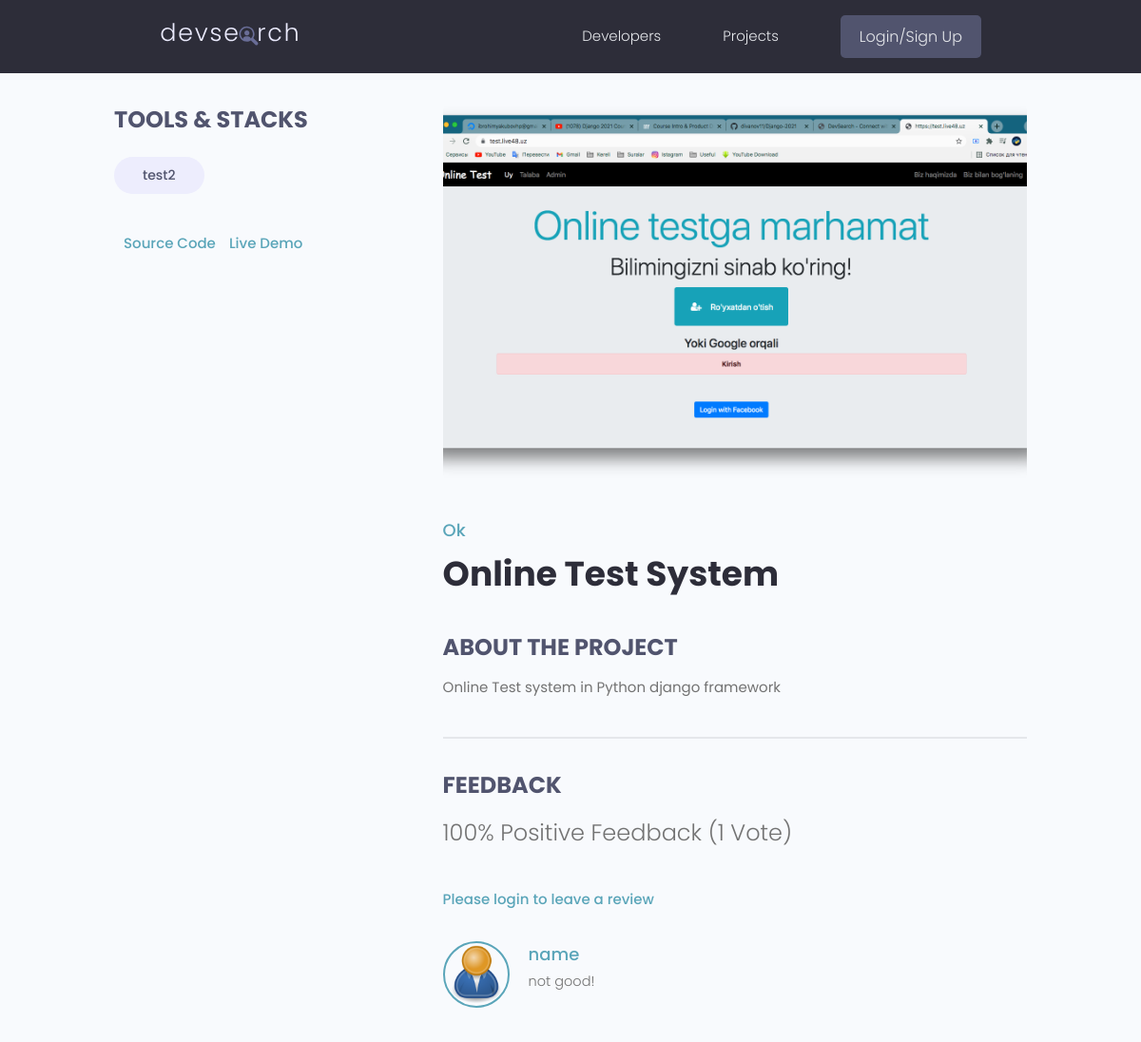
The page /projects/project/e4129fa3a035487d9135a27043d420ec/ on the database its author committed.
### projects/models.py (models this page shows, shortened)
class Tag(models.Model):
    name = models.CharField(max_length=200)
    created = models.DateTimeField(auto_now_add=True)
    id = models.UUIDField(default=uuid.uuid4, unique=True,
                          primary_key=True, editable=False)
    def __str__(self):
        return self.name

class Project(models.Model):
    owner = models.ForeignKey(
        Profile, null=True, blank=True, on_delete=models.CASCADE)
    title = models.CharField(max_length=200)
    description = models.TextField(null=True, blank=True)
    featured_image = models.ImageField(
        null=True, blank=True, default="default.jpg")
    demo_link = models.CharField(max_length=2000, null=True, blank=True)
    source_link = models.CharField(max_length=2000, null=True, blank=True)
    tags = models.ManyToManyField('Tag', blank=True)
    vote_total = models.IntegerField(default=0, null=True, blank=True)
    vote_ratio = models.IntegerField(default=0, null=True, blank=True)
    created = models.DateTimeField(auto_now_add=True)
    id = models.UUIDField(default=uuid.uuid4, unique=True,
                          primary_key=True, editable=False)
    class Meta:
        ordering = ['-vote_ratio', '-vote_total', 'title']
    @property
    def imageURL(self):
        try:
            url = self.featured_image.url
        except:
            url = ''
        return url
    @property
    def reviewers(self):
        queryset = self.review_set.all().values_list('owner__id', flat=True)
        return queryset

class Review(models.Model):
    VOTE_TYPE = (
        ('up', 'Up Vote'),
        ('down', 'Down Vote'),
    )
    owner = models.ForeignKey(Profile, on_delete=models.CASCADE, null=True)
    project = models.ForeignKey(Project, on_delete=models.CASCADE)
    body = models.TextField(null=True, blank=True)
    value = models.CharField(max_length=200, choices=VOTE_TYPE)
    created = models.DateTimeField(auto_now_add=True)
    id = models.UUIDField(default=uuid.uuid4, unique=True,
                          primary_key=True, editable=False)
    class Meta:
        unique_together = [['owner', 'project']]

### users/models.py (models this page shows, shortened)
class Profile(models.Model):
    user = models.OneToOneField(
        User, on_delete=models.CASCADE, null=True, blank=True)
    name = models.CharField(max_length=200, blank=True, null=True)
    email = models.EmailField(max_length=500, blank=True, null=True)
    username = models.CharField(max_length=200, blank=True, null=True)
    location = models.CharField(max_length=200, blank=True, null=True)
    short_intro = models.CharField(max_length=200, blank=True, null=True)
    bio = models.TextField(blank=True, null=True)
    profile_image = models.ImageField(
        null=True, blank=True, upload_to='profiles/', default="profiles/user-default.png")
    social_github = models.CharField(max_length=200, blank=True, null=True)
    social_twitter = models.CharField(max_length=200, blank=True, null=True)
    social_linkedin = models.CharField(max_length=200, blank=True, null=True)
    social_youtube = models.CharField(max_length=200, blank=True, null=True)
    social_website = models.CharField(max_length=200, blank=True, null=True)
    created = models.DateTimeField(auto_now_add=True)
    id = models.UUIDField(default=uuid.uuid4, unique=True,
                          primary_key=True, editable=False)
    class Meta:
        ordering = ['created']

### projects/views.py (the view, shortened to what this page needs)
# urls.py: path('project/<str:pk>/', views.project, name="project"),
def project(request, pk):
    projectObj = Project.objects.get(id=pk)
    form = ReviewForm()
    return render(request, 'projects/single-project.html', {'project': projectObj, 'form': form})

### projects/templates/projects/single-project.html (shortened to what this page needs)
{% extends 'main.html' %}
{% block content %}
<main class="singleProject my-md">
    <div class="container">
        <div class="layout">
            <div class="column column--1of3">
                <h3 class="singleProject__subtitle">Tools & Stacks</h3>
                <div class="singleProject__toolStack">
                    {% for tag in project.tags.all %}
                    <span class="tag tag--pill tag--sub tag--lg">
                        <small>{{tag}}</small>
                    </span>
                    {% endfor %}
                </div>
                {% if project.source_link %}
                <a class="singleProject__liveLink" href="{{project.source_link}}" target="_blank">Source
                    Code
                </a>
                {% endif %}
                {% if project.demo_link %}
                <a class="singleProject__liveLink" href="{{project.source_link}}" target="_blank">Live Demo
                </a>
                {% endif %}
            </div>
            <div class="column column--2of3">
                <img class="singleProject__preview" src="{{ project.imageURL }}" alt="portfolio thumbnail" />
                <a href="{% url 'user-profile' project.owner.id  %}"
                    class="singleProject__developer">{{project.owner.name}}</a>
                <h2 class="singleProject__title">{{project.title}}</h2>
                <h3 class="singleProject__subtitle">About the Project</h3>
                <div class="singleProject__info">
                    {{project.description}}
                </div>
                <div class="comments">
                    <h3 class="singleProject__subtitle">Feedback</h3>
                    <h5 class="project--rating">
                        {{project.vote_ratio}}% Positive Feedback ({{project.vote_total}}
                        Vote{{project.vote_total|pluralize:"s"}})
                    </h5>
                    {% if request.user.profile.id in project.reviewers %}
                    <p>You have already submitted your review for this project</p>
                    {% elif request.user.profile == project.owner %}
                    <p>You cannot review your own work</p>
                    {% else %}
                    <a href="{% url 'login' %}?next={{request.path}}">Please login to leave a review</a>
                    {% endif %}
                    <div class="commentList">
                        {% for review in project.review_set.all %}
                        {% if review.body %}
                        <div class="comment">
                            <a href="{% url 'user-profile' review.owner.id  %}">
                                <img class="avatar avatar--md" src="{{review.owner.profile_image.url}}" alt="user" />
                            </a>
                            <div class="comment__details">
                                <a href="{% url 'user-profile' review.owner.id  %}"
                                    class="comment__author">{{review.owner.name}}</a>
                                <p class="comment__info">{{review.body|linebreaksbr}}</p>
                            </div>
                        </div>
                        {% endif %}
                        {% endfor %}
                    </div>
                </div>
            </div>
        </div>
    </div>
</main>
{% endblock %}

### static/styles/app.css (style rules this page uses)
:root { --color-sub: #2d2d39; }
img { width: 100%; }
.singleProject .column--1of3 { order: 2; }
@media screen and (min-width: 1081px) { .singleProject .column--1of3 { order: 1; } }
@media screen and (min-width: 1081px) { .singleProject .column--2of3 { order: 2; } }
.singleProject__toolStack { margin-top: 2rem; margin-bottom: 4rem; }
.singleProject__liveLink { font-weight: 500; transition: all 0.3s ease-in-out; border-bottom: 2px solid transparent; }
.singleProject__preview { height: 50vh; object-fit: cover; object-position: top center; margin-bottom: 3rem; border-radius: 0.7rem; }
.singleProject__developer { font-size: 1.8rem; font-weight: 500; }
.singleProject__title { font-size: 3.6rem; font-weight: 700; color: var(--color-sub); margin-bottom: 3rem; }
.project--rating { margin-bottom: 1.6em; margin-top: .5em; }
.singleProject__subtitle { text-transform: uppercase; font-size: 2.4rem; font-weight: 700; color: var(--color-sub-light); margin-bottom: 1rem; }
.comments { margin-top: 4rem; padding-top: 3rem; border-top: 2px solid var(--color-light); }
.commentList { margin: 3rem 0; }
.comment { display: flex; gap: 2rem; }
.comment__author { font-size: 1.8rem; }
.comment__info { font-size: 1.45rem; }

### static/uikit/styles/modules/_variables.css (style rules this page uses)
:root { --color-main: #5aa5b9; --color-main-light: #e6faff; --color-sub: #3f4156; --color-sub-light: #51546e; --color-sub-lighter: #ededfd; --color-text: #737373; --color-gray: #8b8b8b; --color-light: #e5e7eb; --color-light-gray: #767676; --color-bg: #f8fafd; --color-white: #fffefd; --color-white-light: #f3f3f3; --color-success: #359e64; --color-success-bg: #def8e8; --color-error: #fc4b0b; --color-error-bg: #fff2ee; --font-base: 'Poppins', arial, helvetica, 'Segoe UI', roboto, ubuntu, sans-serif; --font-monospace: 'Fira Code', 'Courier New', courier, monospace; --font-regular: 300; --font-medium: 500; --font-bold: 700; --generic-shadow: 1px 1px 5px #00000010; --generic-transition: all 0.3s ease-in-out; }

### static/uikit/styles/modules/_base.css (style rules this page uses)
* { margin: 0; padding: 0; box-sizing: border-box; text-rendering: optimizeLegibility; color: inherit; font-size: inherit; }
html { font-size: 50%; }
@media only screen and (min-width: 480px) { html { font-size: 56.25%; } }
@media only screen and (min-width: 1200px) { html { font-size: 62.5%; } }
body { line-height: 1.6; font-weight: 400; font-size: 1.5rem; color: var(--color-text); background-color: var(--color-bg); min-height: 100vh; }

### static/uikit/styles/modules/_typography.css (style rules this page uses)
* { font-family: var(--font-base); }
h2 { font-size: 3.6rem; font-weight: var(--font-bold); }
h3 { font-size: 3.2rem; font-weight: var(--font-medium); }
h5 { font-size: 2.4rem; font-weight: var(--font-medium); }
h5, h6 { font-weight: var(--font-regular); }
p, span, strong { font-size: 1.6rem; color: var(--color-text); font-weight: var(--font-regular); }
a { padding-bottom: 2px; text-decoration: none; display: inline-block; color: var(--color-main); font-weight: var(--font-medium); }

### static/uikit/styles/modules/_utilities.css (style rules this page uses)
.container { width: 92%; max-width: 165rem; margin: 0 auto; box-sizing: border-box; }
@media screen and (min-width: 1000px) { .container { width: 90%; } }
@media screen and (min-width: 1200px) { .container { width: 80%; } }
.my-md { margin: 3rem auto; }

### static/uikit/styles/modules/_avatar.css (style rules this page uses)
.avatar { border-radius: 50%; border: 2px solid var(--color-main); object-fit: cover; }
.avatar--md { height: 7rem; width: 7rem; }

### static/uikit/styles/modules/_tag.css (style rules this page uses)
.tag { display: inline-flex; align-items: center; background-color: var(--color-sub); height: -webkit-fit-content; height: -moz-fit-content; height: fit-content; width: -webkit-fit-content; width: -moz-fit-content; width: fit-content; border-radius: 0.5rem; padding: 0.5rem 1.5rem; font-size: 1.2rem; cursor: pointer; }
.tag > small { color: var(--color-white); }
.tag--pill { border-radius: 5rem; }
.tag--sub, .tag--sub > small { background: var(--color-sub-lighter); color: var(--color-sub-light); font-weight: 500; }
.tag--lg { padding: 0.8rem 3rem; font-size: 1.4rem; }

### static/uikit/styles/modules/_layout.css (style rules this page uses)
.layout { display: flex; flex-flow: row wrap; justify-content: space-between; }
.layout > .column { margin-bottom: 3rem; }
.layout > .column.column--1of3 { flex-basis: 30%; }
.layout > .column.column--2of3 { flex-basis: 64%; }

### rows shown on the page
Tag: name "test2"
Project: imageURL (picture), owner.name "Ok", title "Online Test System", description "Online Test system in Python django framework", vote_ratio "100", vote_total "1"
Review: owner.profile_image (placeholder picture), owner.name "name", body "not good!"
